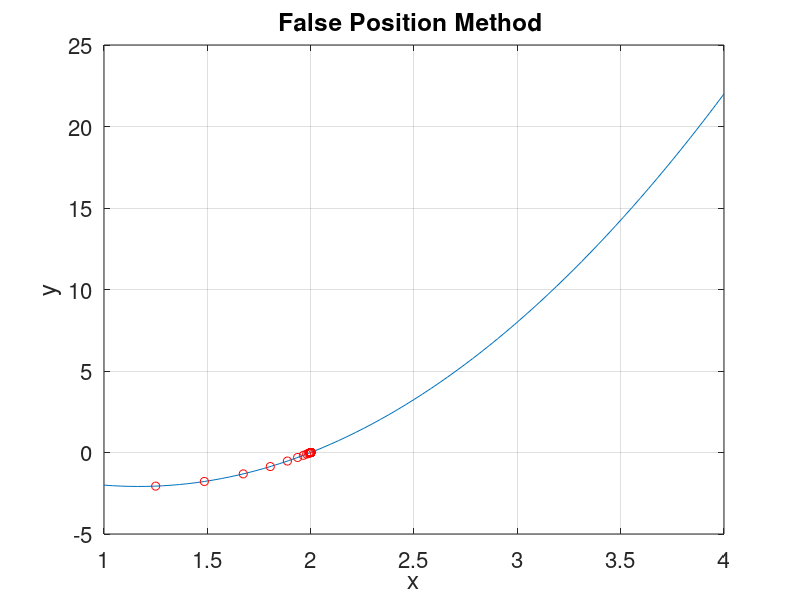

Write MATLAB code to recreate this figure.
function retval = falseposition ()
 function y = f(x)
  y = 3*x.^2 - 7*x + 2;
 endfunction

 a=1;
 b=4;
 d = 1e-4;

 roots=[];
 it=0;

 while (b-a)/2 > d
   c = (a*f(b) - b*f(a)) / (f(b)-f(a));
   roots = [roots; c];
   if f(c) == 0
     break;
   elseif f(c) < 0
    a = c;
   else
    b = c;
   endif
   it++;
 endwhile

 fprintf("%d th iteration and the root will be: %f\n",it, roots(end));

 x = linspace(1,4, 75);
 y = f(x);

 figure;
 plot(x,y);
 hold on;
 plot(roots, f(roots), 'or');
 set(gca,"fontsize",16);
 xlabel('x');
 ylabel('y');

 title('False Position Method ');
 grid on;

 endfunction
